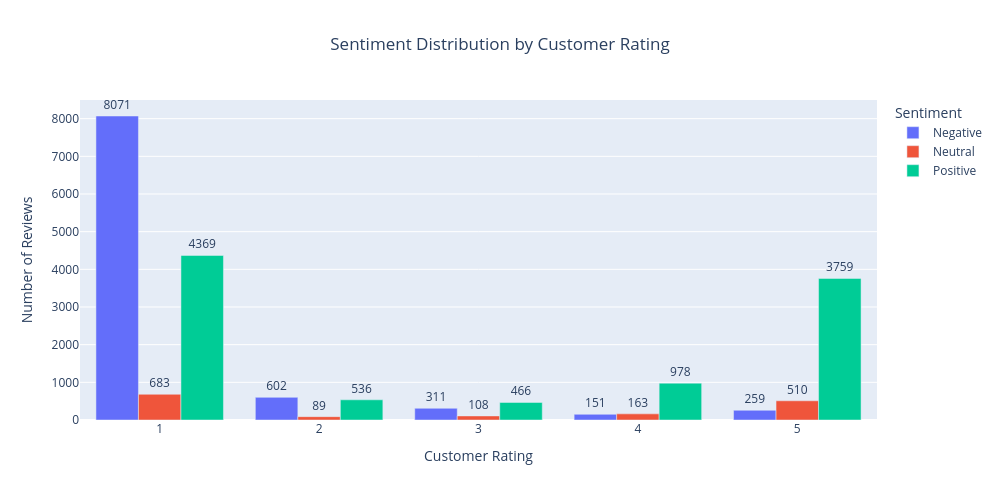

Write notebook code for a chart like this one.
### Markdown cell above
### 9.3 Plotly Chart

### Code cell
fig = px.bar(
    rating_sentiment,
    x='Rating_Number',
    y='Count',
    color='Sentiment',
    barmode='group',
    text='Count',
    title='Sentiment Distribution by Customer Rating',
    labels={
        'Rating_Number': 'Customer Rating',
        'Count': 'Number of Reviews',
        'Sentiment': 'Sentiment'
    }
)

fig.update_traces(textposition='outside')

fig.update_layout(
    height=500,
    width= 1000,
    title_x=0.5,
    xaxis=dict(
        tickmode='linear',
        dtick=1
    )
)

fig.show()

### Figure 1 — Plotly figure (JSON) as saved in the notebook; plotly's stock layout.template omitted (floating-point values rounded to 4 significant figures)
{"data": [{"alignmentgroup": "True", "hovertemplate": "Sentiment=Negative<br>Customer Rating=%{x}<br>Number of Reviews=%{text}<extra></extra>", "legendgroup": "Negative", "marker": {"color": "#636efa", "pattern": {"shape": ""}}, "name": "Negative", "offsetgroup": "Negative", "orientation": "v", "showlegend": true, "text": [8071.0, 602.0, 311.0, 151.0, 259.0], "textposition": "outside", "type": "bar", "x": [1, 2, 3, 4, 5], "xaxis": "x", "y": [8071, 602, 311, 151, 259], "yaxis": "y"}, {"alignmentgroup": "True", "hovertemplate": "Sentiment=Neutral<br>Customer Rating=%{x}<br>Number of Reviews=%{text}<extra></extra>", "legendgroup": "Neutral", "marker": {"color": "#EF553B", "pattern": {"shape": ""}}, "name": "Neutral", "offsetgroup": "Neutral", "orientation": "v", "showlegend": true, "text": [683.0, 89.0, 108.0, 163.0, 510.0], "textposition": "outside", "type": "bar", "x": [1, 2, 3, 4, 5], "xaxis": "x", "y": [683, 89, 108, 163, 510], "yaxis": "y"}, {"alignmentgroup": "True", "hovertemplate": "Sentiment=Positive<br>Customer Rating=%{x}<br>Number of Reviews=%{text}<extra></extra>", "legendgroup": "Positive", "marker": {"color": "#00cc96", "pattern": {"shape": ""}}, "name": "Positive", "offsetgroup": "Positive", "orientation": "v", "showlegend": true, "text": [4369.0, 536.0, 466.0, 978.0, 3759.0], "textposition": "outside", "type": "bar", "x": [1, 2, 3, 4, 5], "xaxis": "x", "y": [4369, 536, 466, 978, 3759], "yaxis": "y"}], "layout": {"barmode": "group", "height": 500, "legend": {"title": {"text": "Sentiment"}, "tracegroupgap": 0}, "title": {"text": "Sentiment Distribution by Customer Rating", "x": 0.5}, "width": 1000, "xaxis": {"anchor": "y", "domain": [0, 1], "dtick": 1, "tickmode": "linear", "title": {"text": "Customer Rating"}}, "yaxis": {"anchor": "x", "domain": [0, 1], "title": {"text": "Number of Reviews"}}}}
